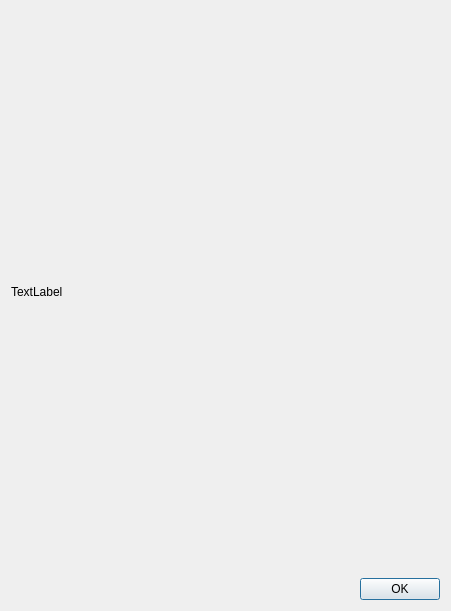
<?xml version="1.0" encoding="UTF-8"?>
<ui version="4.0">
 <class>Dialog</class>
 <widget class="QDialog" name="Dialog">
  <property name="geometry">
   <rect>
    <x>0</x>
    <y>0</y>
    <width>451</width>
    <height>611</height>
   </rect>
  </property>
  <property name="windowTitle">
   <string>Dialog</string>
  </property>
  <layout class="QVBoxLayout" name="verticalLayout">
   <item>
    <widget class="QLabel" name="label">
     <property name="text">
      <string>TextLabel</string>
     </property>
    </widget>
   </item>
   <item>
    <widget class="QDialogButtonBox" name="buttonBox">
     <property name="orientation">
      <enum>Qt::Horizontal</enum>
     </property>
     <property name="standardButtons">
      <set>QDialogButtonBox::Ok</set>
     </property>
    </widget>
   </item>
  </layout>
 </widget>
 <resources/>
 <connections>
  <connection>
   <sender>buttonBox</sender>
   <signal>accepted()</signal>
   <receiver>Dialog</receiver>
   <slot>accept()</slot>
   <hints>
    <hint type="sourcelabel">
     <x>248</x>
     <y>254</y>
    </hint>
    <hint type="destinationlabel">
     <x>157</x>
     <y>274</y>
    </hint>
   </hints>
  </connection>
  <connection>
   <sender>buttonBox</sender>
   <signal>rejected()</signal>
   <receiver>Dialog</receiver>
   <slot>reject()</slot>
   <hints>
    <hint type="sourcelabel">
     <x>316</x>
     <y>260</y>
    </hint>
    <hint type="destinationlabel">
     <x>286</x>
     <y>274</y>
    </hint>
   </hints>
  </connection>
 </connections>
</ui>
